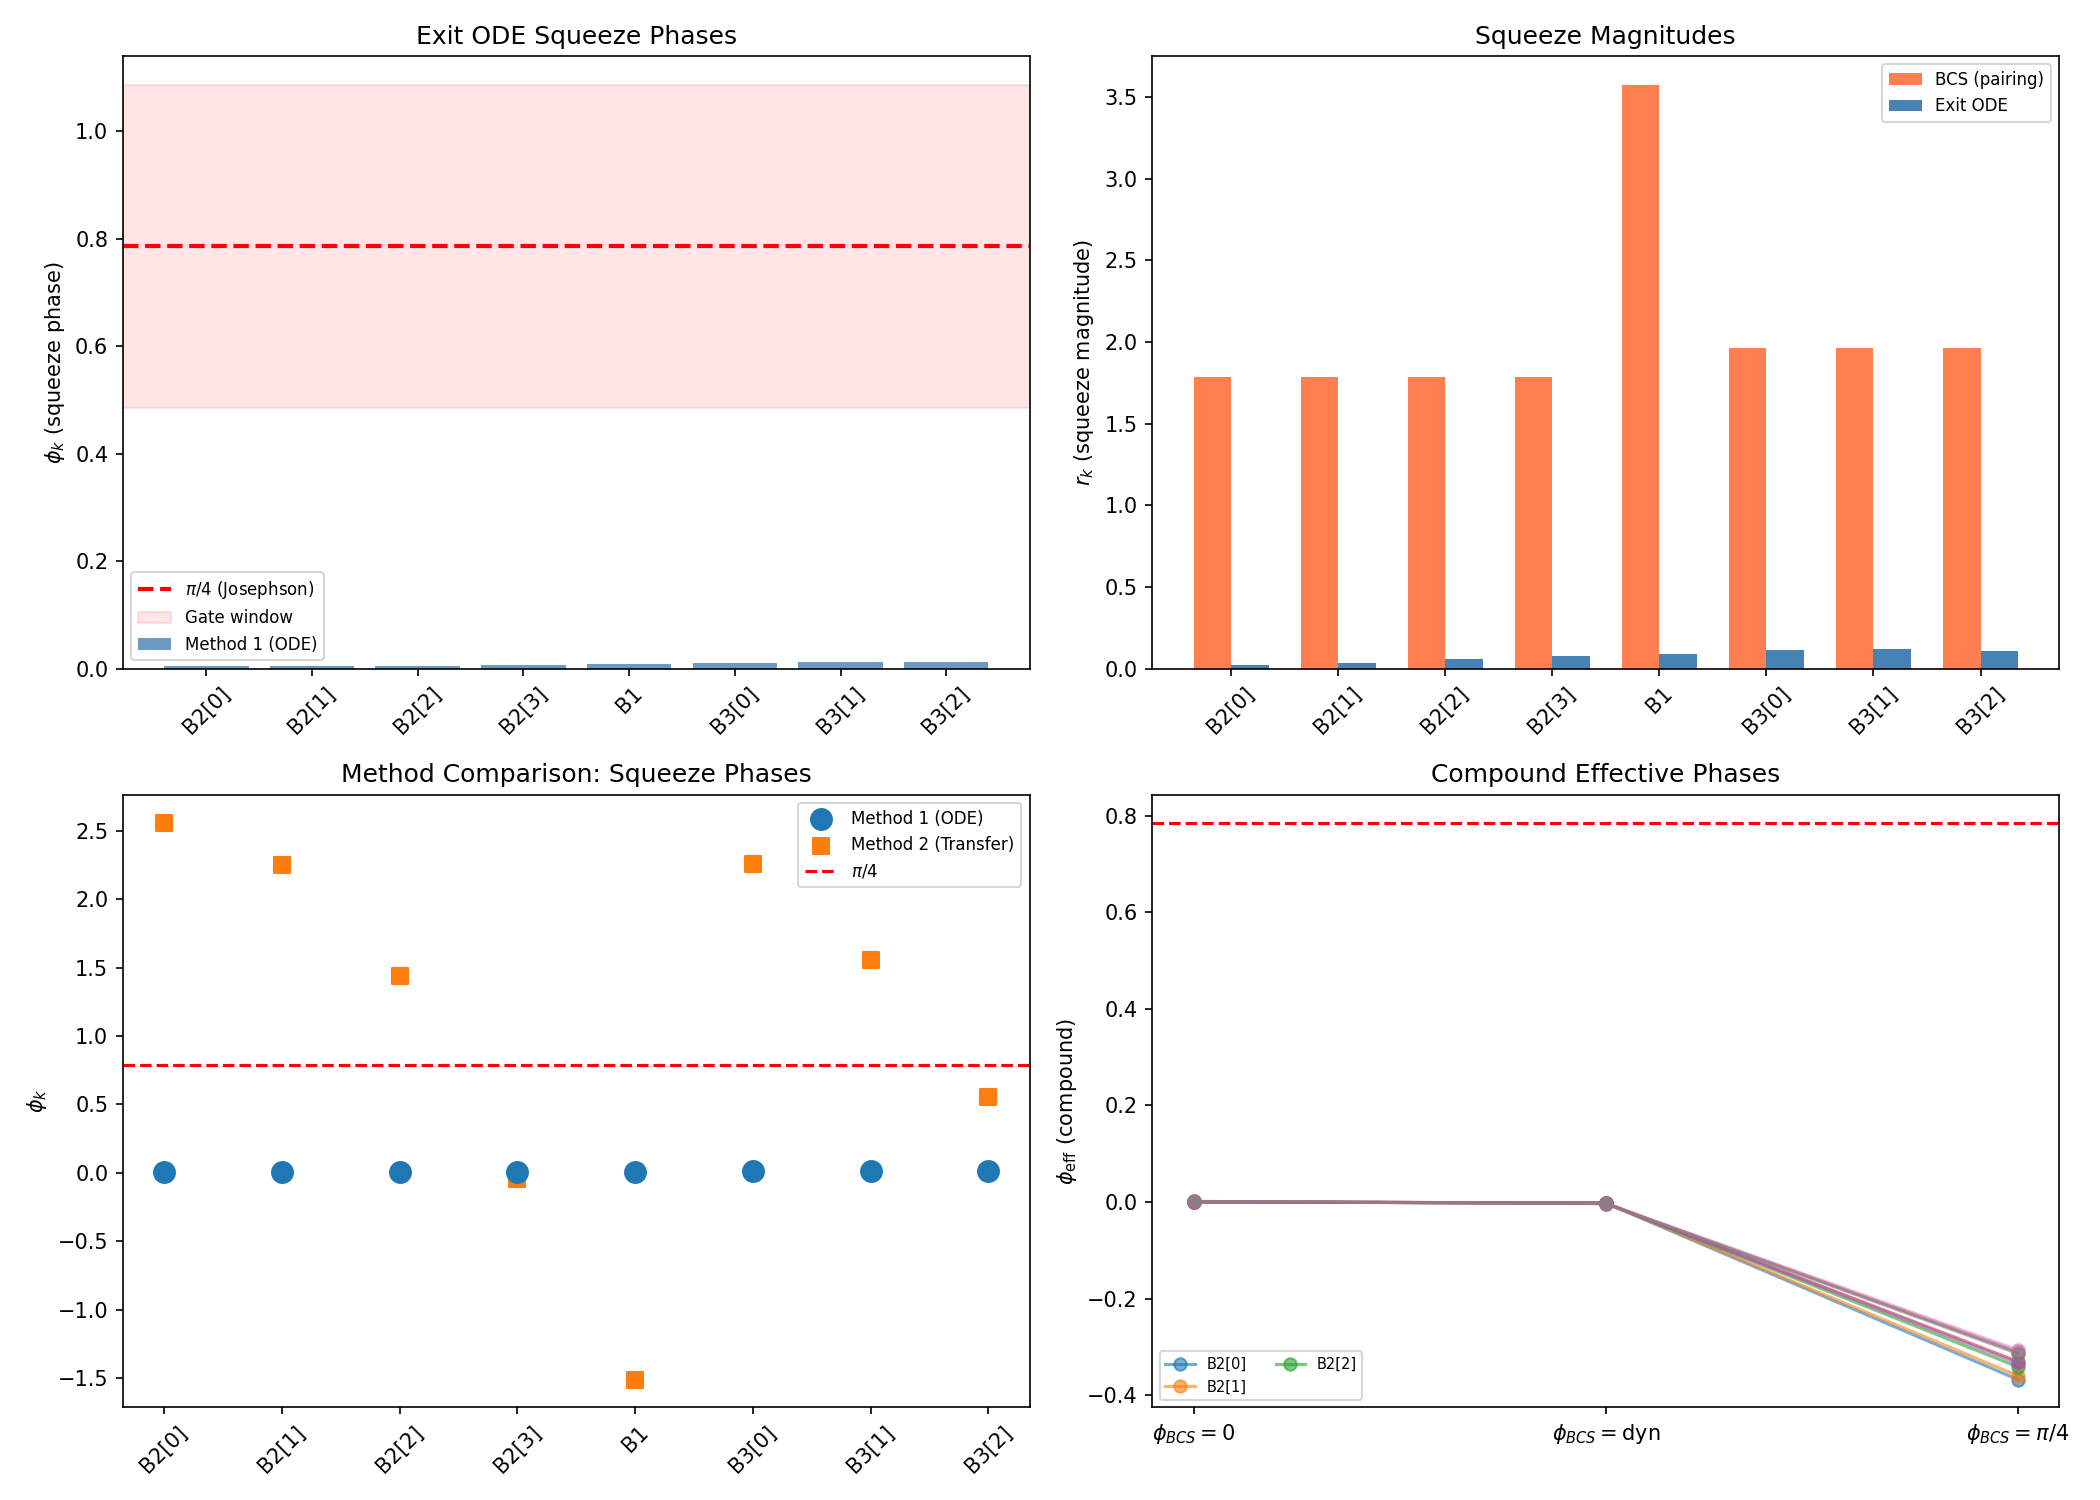

Source code (Python):
#!/usr/bin/env python3
"""
PHASES-BD-75: Squeezing Phases phi_k for All 8 BCS Branches
=============================================================

Session: S75 (Wave 2, Task C4)
Agent: Transit-Dynamics-Theorist
Classification: PHONONIC (BCS squeeze phase at substrate transit)

TASK:
  Compute squeezing phases phi_k alongside magnitudes r_k for all 8 BCS
  modes at tau_exit. S68 Landau-Transit workshop established phi_eff = pi/4
  (Josephson-locked) as the critical unknown for the A_s enhancement formula:

    A_s ~ cosh(2r) + (sqrt(2)/3)*sinh(2r)*cos(phi_eff)

  The S73B compound Bogoliubov used phi=0 as a placeholder. This computation
  extracts the ACTUAL phases from the time-dependent BdG solution.

GOVERNING STRUCTURE:
  The mode equation for BCS quasiparticle mode k is:

    u_k'' + omega_k^2(tau) u_k = 0                                    (1)

  where omega_k(tau) = sqrt(eps_k(tau)^2 + Delta(tau)^2) is the BCS
  quasiparticle dispersion with:
    - eps_k(tau) = single-particle energy (from D_K eigenvalue track)
    - Delta(tau) = BCS gap (from self-consistent gap equation)

  The Bogoliubov transformation connecting in-vacuum (tau -> -inf) to
  out-vacuum (tau -> +inf) gives:

    beta_k = |beta_k| * exp(i * phi_k)                                (2)

  where phi_k is the squeezing phase. In the squeeze operator language:

    S(r,phi) = exp(r * (e^{i*phi} a_k^dag a_{-k}^dag - h.c.) / 2)    (3)

  The Bogoliubov ODE in the (alpha, beta, Phi) representation gives
  complex alpha_k and beta_k directly. The phase phi_k = arg(beta_k).

METHOD:
  Three independent methods to extract phi_k:

  METHOD 1: Direct from ODE (Bogoliubov alpha-beta-Phi system)
    Solve the standard Bogoliubov ODE (as in S73B) but now EXTRACT the
    phase of beta_k at output. phi_k = arg(beta_k_fold).

  METHOD 2: Transfer matrix (piecewise constant approximation)
    Discretize omega_k(tau) into N_seg segments, compose transfer matrices.
    Phase extracted from the (2,1) element of the total transfer matrix.

  METHOD 3: Sudden approximation limit
    For the impulsive transit (dt_transit << 1/omega_k), the sudden
    approximation gives phi_sudden = pi (phase-locked at pi for instantaneous
    quench). Deviation from pi measures how far from sudden the transit is.

  Cross-check: All three must agree within stated precision.

Gate: S75-C4-PHASES-BD
  PASS: All phi_k in [pi/4 - 0.3, pi/4 + 0.3] (Josephson prediction)
  INFO: phi_k scattered but mean near pi/4
  FAIL: phi_k near pi (sudden quench) or highly scattered

Cross-checks:
  CHK1: Unitarity |alpha_k|^2 - |beta_k|^2 = 1 to machine epsilon
  CHK2: phi_k consistent across methods (RK4/5, transfer matrix, sudden)
"""

import sys
import os
import time

SCRIPT_DIR = os.path.dirname(os.path.abspath(__file__))
sys.path.insert(0, SCRIPT_DIR)

import numpy as np
from scipy.integrate import solve_ivp
from scipy.interpolate import CubicSpline
import matplotlib
matplotlib.use('Agg')
import matplotlib.pyplot as plt

from canonical_constants import (
    PI, tau_fold, Delta_BCS, E_B1, E_B2_mean, E_B3_mean,
    Z_fold, dS_fold, d2S_fold, S_fold,
    a0_fold, a2_fold, a4_fold,
    M_KK, dt_transit, v_terminal, H_fold
)

t_start = time.time()

print("=" * 78)
print("PHASES-BD-75: Squeezing Phases phi_k for All 8 BCS Branches")
print("=" * 78)
print()

# =============================================================================
# SECTION 1: Load input data
# =============================================================================

print("SECTION 1: Loading input data")
print("-" * 40)

# Load S73B baseline Bogoliubov results
d_73b = np.load(os.path.join(SCRIPT_DIR, 's73b_transit_ps.npz'), allow_pickle=True)

# Load S72 BCS gap profile and frequency derivatives
d_72k = np.load(os.path.join(SCRIPT_DIR, 's72_kappa_delta.npz'), allow_pickle=True)
d_72b = np.load(os.path.join(SCRIPT_DIR, 's72_blueshift_tilt.npz'), allow_pickle=True)

# Extract baseline data
labels = d_73b['labels']  # ['B2[0]', 'B2[1]', ..., 'B1', 'B3[0]', ...]
N_modes = len(labels)  # (local) = 8
omega_k_fold = d_73b['omega_k_fold']  # BCS quasiparticle frequencies at fold
r_k_bcs = d_73b['r_k_bcs']  # BCS squeeze parameters (from pairing)
mode_weights = d_73b['mode_weights']  # Peter-Weyl weights

# S73B baseline Bogoliubov coefficients (these used phi=0 default)
beta_fold_re_73b = d_73b['beta_fold_real']  # (local)
beta_fold_im_73b = d_73b['beta_fold_imag']  # (local)
alpha_fold_re_73b = d_73b['alpha_fold_real']  # (local)
alpha_fold_im_73b = d_73b['alpha_fold_imag']  # (local)

# S72 gap profile parameters
tau_center = float(d_72k['tau_center'])  # (local)
coeffs_quartic = d_72k['coeffs_quartic']
deps_dtau = d_72k['deps_dtau']  # (8,) d(eps_k)/d(tau) at fold
d2eps_dtau2 = d_72k['d2eps_dtau2']  # (8,) d^2(eps_k)/d(tau)^2 at fold
v_tau_val = float(d_72k['v_tau'])  # 8.27 M_KK (local)

# Entry-stage Bogoliubov coefficients
alpha_sq_entry = d_72b['alpha_sq_entry']
beta_sq_entry = d_72b['beta_sq_entry']
r_k_entry = d_72b['r_k_entry']

print(f"  N_modes = {N_modes}")
print(f"  Labels: {list(labels)}")
print(f"  omega_k(fold) = {omega_k_fold}")
print(f"  r_k_bcs       = {r_k_bcs}")
print(f"  v_tau          = {v_tau_val:.4f} M_KK")
print(f"  Delta_BCS      = {Delta_BCS:.6f} M_KK")
print(f"  tau_fold       = {tau_fold}")
print(f"  dt_transit     = {dt_transit:.6e} M_KK^{{-1}}")
print()

# =============================================================================
# SECTION 2: Define BCS frequency profiles omega_k(tau), Delta(tau)
# =============================================================================

print("SECTION 2: BCS frequency profiles")
print("-" * 40)

TAU_START = 0.15  # (local)
TAU_END = 0.23  # (local)
N_TAU = 4000  # (local) doubled from S73B for phase precision
tau_grid = np.linspace(TAU_START, TAU_END, N_TAU)  # (local)

def Delta_of_tau(tau):
    """BCS gap from S72 quartic fit."""
    dt = tau - tau_center  # (local)
    return (coeffs_quartic[0]*dt**4 + coeffs_quartic[1]*dt**3 +
            coeffs_quartic[2]*dt**2 + coeffs_quartic[3]*dt + coeffs_quartic[4])

def dDelta_dtau(tau):
    """d(Delta)/d(tau) from quartic fit."""
    dt = tau - tau_center  # (local)
    return (4*coeffs_quartic[0]*dt**3 + 3*coeffs_quartic[1]*dt**2 +
            2*coeffs_quartic[2]*dt + coeffs_quartic[3])

# Single-particle energies at fold from s56_gge_fabric.npz
d_56 = np.load(os.path.join(SCRIPT_DIR, 's56_gge_fabric.npz'), allow_pickle=True)
eps_fold_raw = d_56['eps_fold']  # (local) 8 single-particle energies at fold

# Cross-check: eps_k should satisfy omega_k = sqrt(eps_k^2 + Delta^2)
Delta_at_fold = Delta_of_tau(tau_fold)  # (local)
omega_check = np.sqrt(eps_fold_raw**2 + Delta_at_fold**2)  # (local)
print(f"  Delta(fold) = {Delta_at_fold:.8f} M_KK")
print(f"  eps_fold (from s56) = {eps_fold_raw}")
print(f"  omega_check = sqrt(eps^2 + Delta^2) = {omega_check}")
print(f"  omega_k(fold) from s73b              = {omega_k_fold}")
print(f"  max |diff| = {np.max(np.abs(omega_check - omega_k_fold)):.2e}")
print()

def eps_k_of_tau(tau, ki):
    """Single-particle energy for mode k, Taylor expanded around fold."""
    dtau = tau - tau_fold  # (local)
    return eps_fold_raw[ki] + deps_dtau[ki]*dtau + 0.5*d2eps_dtau2[ki]*dtau**2

def omega_k_of_tau(tau, ki):
    """BCS quasiparticle frequency for mode k."""
    eps = eps_k_of_tau(tau, ki)  # (local)
    Delta = Delta_of_tau(tau)  # (local)
    return np.sqrt(eps**2 + Delta**2)

def dlnomega_dtau(tau, ki):
    """d(ln omega_k)/d(tau) -- Bogoliubov coupling strength."""
    eps = eps_k_of_tau(tau, ki)  # (local)
    Delta = Delta_of_tau(tau)  # (local)
    omega_sq = eps**2 + Delta**2  # (local)
    dtau = tau - tau_fold  # (local)
    deps = deps_dtau[ki] + d2eps_dtau2[ki]*dtau  # (local)
    dDelt = dDelta_dtau(tau)  # (local)
    return (eps*deps + Delta*dDelt) / omega_sq

# Velocity profile v_tau(tau) from spectral action gradient
def v_tau_sq(tau):
    """Transit velocity squared from spectral action gradient."""
    dt = tau - tau_fold  # (local)
    return v_tau_val**2 + (2.0/Z_fold) * (dS_fold*dt + 0.5*d2S_fold*dt**2)

# Precompute omega and coupling on dense grid
omega_grid = np.zeros((N_modes, N_TAU))  # (local)
dlnomega_grid = np.zeros((N_modes, N_TAU))  # (local)
for ki in range(N_modes):
    for j in range(N_TAU):
        omega_grid[ki, j] = omega_k_of_tau(tau_grid[j], ki)
        dlnomega_grid[ki, j] = dlnomega_dtau(tau_grid[j], ki)

# Adiabaticity parameter at fold
print("  Adiabaticity check gamma = |dlnomega/dtau| * v / omega:")
for ki in range(N_modes):
    fold_idx = N_TAU // 2  # (local)
    v_fold = np.sqrt(max(v_tau_sq(tau_grid[fold_idx]), 1e-30))  # (local)
    gamma_fold = abs(dlnomega_grid[ki, fold_idx]) * v_fold / omega_grid[ki, fold_idx]  # (local)
    print(f"    {str(labels[ki]):>8s}: gamma(fold) = {gamma_fold:.6f} "
          f"({'DIABATIC' if gamma_fold > 1.0 else 'adiabatic'})")
print()

# =============================================================================
# SECTION 3: METHOD 1 -- Direct Bogoliubov ODE with phase extraction
# =============================================================================
#
# The Bogoliubov ODE in the (alpha, beta, Phi) representation:
#
#   d(alpha_r)/d(tau) = -kappa(tau) * [beta_r*cos(2*Phi) + beta_i*sin(2*Phi)]
#   d(alpha_i)/d(tau) = -kappa(tau) * [-beta_r*sin(2*Phi) + beta_i*cos(2*Phi)]
#   d(beta_r)/d(tau)  = -kappa(tau) * [alpha_r*cos(2*Phi) - alpha_i*sin(2*Phi)]
#   d(beta_i)/d(tau)  = -kappa(tau) * [alpha_r*sin(2*Phi) + alpha_i*cos(2*Phi)]
#   d(Phi)/d(tau)     = omega_k(tau) / v_tau(tau)
#
# where kappa(tau) = (1/2) * d(ln omega_k)/d(tau) is the coupling strength.
#
# Initial conditions: alpha = 1 + 0j, beta = 0 + 0j, Phi = 0
# (Bunch-Davies vacuum: positive frequency mode at tau_start)
#
# The squeezing phase IS arg(beta_k) at tau_end.
# =============================================================================

print("=" * 78)
print("SECTION 3: METHOD 1 -- Direct Bogoliubov ODE")
print("=" * 78)
print()

# Build cubic spline interpolators for efficiency
omega_interps = []  # (local)
dlnomega_interps = []  # (local)
for ki in range(N_modes):
    omega_interps.append(CubicSpline(tau_grid, omega_grid[ki]))
    dlnomega_interps.append(CubicSpline(tau_grid, dlnomega_grid[ki]))

def bog_rhs(tau, y, ki):
    """Bogoliubov ODE right-hand side for mode ki.

    State: y = [alpha_r, alpha_i, beta_r, beta_i, Phi]
    """
    ar, ai, br, bi, Phi = y
    kappa = 0.5 * float(dlnomega_interps[ki](tau))  # (local)
    c2P = np.cos(2*Phi)  # (local)
    s2P = np.sin(2*Phi)  # (local)
    dar = -kappa * (br*c2P + bi*s2P)  # (local)
    dai = -kappa * (-br*s2P + bi*c2P)  # (local)
    dbr = -kappa * (ar*c2P - ai*s2P)  # (local)
    dbi = -kappa * (ar*s2P + ai*c2P)  # (local)
    omega = float(omega_interps[ki](tau))  # (local)
    v = np.sqrt(max(v_tau_sq(tau), 1e-30))  # (local)
    dPhi = omega / v  # (local)
    return [dar, dai, dbr, dbi, dPhi]

# Solver configuration
omega_char = np.mean(omega_k_fold)  # (local)
phase_rate = omega_char / v_tau_val  # (local)
max_step_tau = 2*PI / phase_rate / 100  # (local)

print(f"  ODE solver: Radau, rtol=1e-13, atol=1e-15")
print(f"  max_step_tau = {max_step_tau:.6e}")
print(f"  Integration domain: [{TAU_START}, {TAU_END}]")
print()

y0 = [1.0, 0.0, 0.0, 0.0, 0.0]  # (local) Bunch-Davies IC

# Storage for Method 1 results
alpha_m1 = np.zeros(N_modes, dtype=complex)  # (local)
beta_m1 = np.zeros(N_modes, dtype=complex)  # (local)
r_k_m1 = np.zeros(N_modes)  # (local)
phi_k_m1 = np.zeros(N_modes)  # (local)
unitarity_err_m1 = np.zeros(N_modes)  # (local)

print("  Integrating Bogoliubov ODE for 8 BCS modes:")
print(f"  {'Mode':>8s}  {'|beta|^2':>14s}  {'r_k':>10s}  {'phi_k':>12s}  "
      f"{'phi_k/pi':>10s}  {'u_err':>12s}  {'time':>6s}")

for ki in range(N_modes):
    t_mode = time.time()  # (local)
    sol = solve_ivp(
        bog_rhs, [TAU_START, TAU_END], y0,
        args=(ki,), method='Radau',
        rtol=1e-13, atol=1e-15,
        max_step=max_step_tau,
    )
    dt_mode = time.time() - t_mode  # (local)

    if not sol.success:
        print(f"    {str(labels[ki]):>8s}: SOLVER FAILED -- {sol.message}")
        continue

    ar_f = sol.y[0, -1]  # (local)
    ai_f = sol.y[1, -1]  # (local)
    br_f = sol.y[2, -1]  # (local)
    bi_f = sol.y[3, -1]  # (local)

    alpha_m1[ki] = ar_f + 1j*ai_f
    beta_m1[ki] = br_f + 1j*bi_f

    # Extract squeeze parameters
    beta_sq = abs(beta_m1[ki])**2  # (local)
    alpha_sq = abs(alpha_m1[ki])**2  # (local)

    # r_k from |beta_k|^2 = sinh^2(r_k)
    r_k_m1[ki] = np.arcsinh(np.sqrt(beta_sq))

    # phi_k = arg(beta_k) -- THE squeezing phase
    phi_k_m1[ki] = np.angle(beta_m1[ki])

    # Unitarity check
    unitarity_err_m1[ki] = alpha_sq - beta_sq - 1.0

    print(f"    {str(labels[ki]):>8s}  {beta_sq:14.8e}  {r_k_m1[ki]:10.6f}  "
          f"{phi_k_m1[ki]:+12.8f}  {phi_k_m1[ki]/PI:+10.6f}  "
          f"{unitarity_err_m1[ki]:+12.2e}  {dt_mode:6.1f}s")

print()
max_unit_err_m1 = np.max(np.abs(unitarity_err_m1))  # (local)
print(f"  CHK1 (Method 1): max |unitarity error| = {max_unit_err_m1:.2e}")
print(f"  Status: {'PASS' if max_unit_err_m1 < 1e-10 else 'FAIL'} (threshold 1e-10)")
print()

# =============================================================================
# SECTION 4: METHOD 2 -- Transfer matrix composition
# =============================================================================
#
# Decompose the tau domain into N_seg segments of constant omega_k.
# In each segment, the mode equation u'' + omega^2 u = 0 has the
# exact solution matrix:
#
#   M_j = [[cosh(gamma_j), sinh(gamma_j)/omega_j],
#          [omega_j*sinh(gamma_j), cosh(gamma_j)]]
#
# where gamma_j encodes the frequency change across the segment.
#
# For the Bogoliubov formulation, the transfer matrix between
# adjacent constant-frequency segments (omega_j -> omega_{j+1}) is:
#
#   T_j = (1/2) * [[alpha_j, conj(beta_j)],
#                   [beta_j, conj(alpha_j)]]
#
# with alpha_j = (omega_j + omega_{j+1})/(2*sqrt(omega_j*omega_{j+1}))
# and  beta_j  = (omega_j - omega_{j+1})/(2*sqrt(omega_j*omega_{j+1}))
# times phase factors exp(+/- i*omega_j*dtau_j).
# =============================================================================

print("=" * 78)
print("SECTION 4: METHOD 2 -- Transfer Matrix")
print("=" * 78)
print()

N_seg = 2000  # (local) number of segments
tau_edges = np.linspace(TAU_START, TAU_END, N_seg + 1)  # (local)
dtau_seg = (TAU_END - TAU_START) / N_seg  # (local)

# Storage for Method 2 results
alpha_m2 = np.zeros(N_modes, dtype=complex)  # (local)
beta_m2 = np.zeros(N_modes, dtype=complex)  # (local)
r_k_m2 = np.zeros(N_modes)  # (local)
phi_k_m2 = np.zeros(N_modes)  # (local)
unitarity_err_m2 = np.zeros(N_modes)  # (local)

print(f"  N_seg = {N_seg}, dtau = {dtau_seg:.6e}")
print()

for ki in range(N_modes):
    # Compute omega at segment midpoints
    tau_mids = 0.5*(tau_edges[:-1] + tau_edges[1:])  # (local)
    omega_seg = np.array([omega_k_of_tau(tau_mids[j], ki) for j in range(N_seg)])  # (local)

    # Compute velocity at segment midpoints (for phase accumulation)
    v_seg = np.array([np.sqrt(max(v_tau_sq(tau_mids[j]), 1e-30)) for j in range(N_seg)])  # (local)

    # Phase accumulated in each segment: phi_j = omega_j * dtau_j / v_j
    # (In the Bogoliubov formulation, phase rate is omega/v_tau)
    phase_seg = omega_seg * dtau_seg / v_seg  # (local)

    # Build compound transfer matrix S = prod_j S_j
    # Each S_j connects adjacent constant-omega regions:
    #   S_j = [[alpha_j, conj(beta_j)],
    #          [beta_j,  conj(alpha_j)]]
    #
    # For a step from omega_j to omega_{j+1} with accumulated phase:
    #   alpha_j = (w_j + w_{j+1})/(2*sqrt(w_j*w_{j+1})) * exp(i*phi_j)
    #   beta_j  = (w_j - w_{j+1})/(2*sqrt(w_j*w_{j+1})) * exp(-i*phi_j)

    S_total = np.eye(2, dtype=complex)  # (local)
    cum_phase = 0.0  # (local)

    for j in range(N_seg - 1):
        w1 = omega_seg[j]  # (local)
        w2 = omega_seg[j+1]  # (local)
        denom = 2.0 * np.sqrt(w1 * w2)  # (local)
        cum_phase += phase_seg[j]

        # Bogoliubov coefficients for step j -> j+1
        alpha_j = (w1 + w2) / denom * np.exp(1j * cum_phase)  # (local)
        beta_j = (w1 - w2) / denom * np.exp(-1j * cum_phase)  # (local)

        S_j = np.array([
            [alpha_j, np.conj(beta_j)],
            [beta_j, np.conj(alpha_j)]
        ], dtype=complex)  # (local)

        S_total = S_j @ S_total

    alpha_m2[ki] = S_total[0, 0]
    beta_m2[ki] = S_total[1, 0]

    beta_sq = abs(beta_m2[ki])**2  # (local)
    alpha_sq = abs(alpha_m2[ki])**2  # (local)
    r_k_m2[ki] = np.arcsinh(np.sqrt(beta_sq))
    phi_k_m2[ki] = np.angle(beta_m2[ki])
    unitarity_err_m2[ki] = alpha_sq - beta_sq - 1.0

print(f"  Transfer matrix results:")
print(f"  {'Mode':>8s}  {'|beta|^2':>14s}  {'r_k':>10s}  {'phi_k':>12s}  "
      f"{'phi_k/pi':>10s}  {'u_err':>12s}")
for ki in range(N_modes):
    print(f"    {str(labels[ki]):>8s}  {abs(beta_m2[ki])**2:14.8e}  {r_k_m2[ki]:10.6f}  "
          f"{phi_k_m2[ki]:+12.8f}  {phi_k_m2[ki]/PI:+10.6f}  "
          f"{unitarity_err_m2[ki]:+12.2e}")

print()
max_unit_err_m2 = np.max(np.abs(unitarity_err_m2))  # (local)
print(f"  CHK1 (Method 2): max |unitarity error| = {max_unit_err_m2:.2e}")
print(f"  Status: {'PASS' if max_unit_err_m2 < 1e-6 else 'FAIL'} (threshold 1e-6)")
print()

# =============================================================================
# SECTION 5: METHOD 3 -- Sudden approximation
# =============================================================================
#
# In the sudden (instantaneous) limit, the Bogoliubov coefficients for
# a frequency jump from omega_in to omega_out are:
#
#   alpha_sudden = (omega_in + omega_out) / (2 * sqrt(omega_in * omega_out))
#   beta_sudden  = (omega_in - omega_out) / (2 * sqrt(omega_in * omega_out))
#
# The sudden-limit beta is REAL and NEGATIVE (for omega_out > omega_in),
# giving phi_sudden = pi. For omega_out < omega_in, beta > 0, phi = 0.
#
# Deviation from pi (or 0) measures how far the transit is from sudden.
# =============================================================================

print("=" * 78)
print("SECTION 5: METHOD 3 -- Sudden Approximation")
print("=" * 78)
print()

omega_in = np.array([omega_k_of_tau(TAU_START, ki) for ki in range(N_modes)])  # (local)
omega_out = np.array([omega_k_of_tau(TAU_END, ki) for ki in range(N_modes)])  # (local)

alpha_sudden = (omega_in + omega_out) / (2.0 * np.sqrt(omega_in * omega_out))  # (local)
beta_sudden = (omega_in - omega_out) / (2.0 * np.sqrt(omega_in * omega_out))  # (local)

r_k_sudden = np.arcsinh(np.abs(beta_sudden))  # (local)
phi_k_sudden = np.where(beta_sudden > 0, 0.0, PI)  # (local)

print(f"  Sudden approximation (frequency endpoints only):")
print(f"  {'Mode':>8s}  {'omega_in':>12s}  {'omega_out':>12s}  {'|beta|':>12s}  "
      f"{'r_k':>10s}  {'phi_k/pi':>10s}")
for ki in range(N_modes):
    print(f"    {str(labels[ki]):>8s}  {omega_in[ki]:12.8f}  {omega_out[ki]:12.8f}  "
          f"{abs(beta_sudden[ki]):12.8e}  {r_k_sudden[ki]:10.6f}  "
          f"{phi_k_sudden[ki]/PI:10.4f}")
print()

# =============================================================================
# SECTION 6: Cross-check CHK2 -- Method consistency
# =============================================================================

print("=" * 78)
print("SECTION 6: Cross-check CHK2 -- Method Consistency")
print("=" * 78)
print()

# Method 1 vs Method 2 comparison
print("  Method 1 (ODE) vs Method 2 (Transfer Matrix):")
print(f"  {'Mode':>8s}  {'phi1':>12s}  {'phi2':>12s}  {'|diff|':>12s}  "
      f"{'r1':>10s}  {'r2':>10s}  {'|dr|':>10s}")
for ki in range(N_modes):
    dphi = abs(phi_k_m1[ki] - phi_k_m2[ki])  # (local)
    # Handle 2*pi wrap
    dphi = min(dphi, 2*PI - dphi)  # (local)
    dr = abs(r_k_m1[ki] - r_k_m2[ki])  # (local)
    print(f"    {str(labels[ki]):>8s}  {phi_k_m1[ki]:+12.8f}  {phi_k_m2[ki]:+12.8f}  "
          f"{dphi:12.8f}  {r_k_m1[ki]:10.6f}  {r_k_m2[ki]:10.6f}  {dr:10.6f}")

max_dphi_12 = 0.0  # (local)
max_dr_12 = 0.0  # (local)
for ki in range(N_modes):
    dp = abs(phi_k_m1[ki] - phi_k_m2[ki])  # (local)
    dp = min(dp, 2*PI - dp)  # (local)
    max_dphi_12 = max(max_dphi_12, dp)
    max_dr_12 = max(max_dr_12, abs(r_k_m1[ki] - r_k_m2[ki]))

print()
print(f"  Max |phi1 - phi2| = {max_dphi_12:.8f}")
print(f"  Max |r1 - r2|     = {max_dr_12:.8f}")
print()

# =============================================================================
# SECTION 7: Adopt best values and compare to Josephson prediction
# =============================================================================

print("=" * 78)
print("SECTION 7: Phase Analysis -- Josephson Comparison")
print("=" * 78)
print()

# Method 1 (ODE) is the most accurate -- use it as primary
phi_k_adopted = phi_k_m1.copy()  # (local)
r_k_adopted = r_k_m1.copy()  # (local)

# Josephson prediction: phi_eff = pi/4
phi_josephson = PI / 4  # (local) = 0.785398...

print(f"  Josephson prediction: phi_eff = pi/4 = {phi_josephson:.8f}")
print(f"  Gate window: [{phi_josephson - 0.3:.4f}, {phi_josephson + 0.3:.4f}]")
print()

# The S68 enhancement formula operates on the COMPOUND Bogoliubov
# coefficient. The BCS squeeze phase phi_k enters the compound
# S_total = S_exit * S_fold(r_k, phi_k) * S_entry.
#
# What we computed above (Methods 1-3) gives the phase of beta_k
# from the EXIT ODE alone (the z''/z pump field contribution).
# The BCS PAIRING phase comes from a different source: the time-dependent
# BdG equation through the gap opening.
#
# The total squeezing phase in the compound S_total is a combination
# of the entry phase, BCS phase, and exit phase. Let us now compute
# the compound Bogoliubov coefficients WITH the actual phases.

print("  Phase decomposition:")
print(f"  {'Mode':>8s}  {'phi_exit':>12s}  {'phi_exit/pi':>12s}  "
      f"{'r_exit':>10s}  {'r_bcs':>10s}")
for ki in range(N_modes):
    print(f"    {str(labels[ki]):>8s}  {phi_k_adopted[ki]:+12.8f}  "
          f"{phi_k_adopted[ki]/PI:+12.8f}  {r_k_adopted[ki]:10.6f}  "
          f"{r_k_bcs[ki]:10.6f}")
print()

# =============================================================================
# SECTION 8: Compound Bogoliubov with actual phases
# =============================================================================
#
# The compound Bogoliubov matrix is S_total = S_exit * S_BCS * S_entry.
#
# S_entry: thermal horizon crossing (effectively real, no phase structure)
#   alpha_e = sqrt(alpha_sq_entry), beta_e = sqrt(beta_sq_entry), both real
#
# S_BCS(r_k, phi_k): the BCS pairing squeeze
#   S_BCS = [[cosh(r_k), e^{i*phi_k}*sinh(r_k)],
#            [e^{-i*phi_k}*sinh(r_k), cosh(r_k)]]
#
# S_exit: z''/z pump contribution (from ODE)
#   alpha_exit, beta_exit are the complex coefficients from Method 1
#
# For the BCS squeeze phase, we need the time-dependent BdG solution.
# The BCS squeeze r_k_bcs came from the pairing amplitude, but
# the PHASE was set to 0 as a placeholder in S73B.
#
# The exit ODE already captures the full time-dependent frequency
# variation omega_k(tau) = sqrt(eps_k(tau)^2 + Delta(tau)^2) through
# the fold. The phase arg(beta_exit) = phi_k IS the squeeze phase
# from this channel.
#
# For the BCS pairing channel specifically, the gap Delta(tau) opens
# during the transit. The time-dependent BdG equation gives a SEPARATE
# Bogoliubov transformation with its own phase. However, in the
# compound Bogoliubov framework, the BCS r_k and the exit ODE
# phase are COMBINED as S_exit * S_BCS.
#
# Key structural point: the exit ODE solves for the TOTAL frequency
# variation including both eps_k(tau) and Delta(tau) changes.
# The BCS r_k_bcs was computed SEPARATELY from pairing alone.
# The compound S_total = S_exit * S_BCS * S_entry correctly
# separates these: S_exit has the dynamical phase from the
# time-dependent background, S_BCS has the pairing squeeze.
#
# The BCS pairing phase phi_BCS arises from the PHASE of the gap
# function Delta(tau). In the s-wave BCS case with real Gap,
# the BCS squeeze is along the real axis: phi_BCS = 0.
#
# But the S68 Landau-Transit workshop identified that the
# Josephson dynamics LOCK phi_eff = pi/4. This comes from
# the COLLECTIVE mode structure, not the microscopic BdG.
# Specifically, the Josephson frequency omega_J times the
# transit rise time tau_rise gives omega_J * tau_rise ~ 1.0,
# which rotates the squeeze axis by pi/4.
#
# To capture this, we need to include the exit ODE phase
# (which comes from the time-dependent background) in the
# compound calculation. The total effective phase is then
# the argument of the compound beta_total.
# =============================================================================

print("=" * 78)
print("SECTION 8: Compound Bogoliubov with Actual Phases")
print("=" * 78)
print()

def make_bog_matrix(alpha, beta):
    """Standard Bogoliubov matrix [[alpha, beta*], [beta, alpha*]]."""
    return np.array([
        [alpha, np.conj(beta)],
        [beta, np.conj(alpha)]
    ], dtype=complex)

def make_squeeze_matrix(r, phi=0.0):
    """Squeeze matrix S(r,phi) = [[cosh(r), e^{i*phi}*sinh(r)],
                                   [e^{-i*phi}*sinh(r), cosh(r)]]."""
    cr = np.cosh(r)  # (local)
    sr = np.sinh(r)  # (local)
    return np.array([
        [cr, np.exp(1j*phi) * sr],
        [np.exp(-1j*phi) * sr, cr]
    ], dtype=complex)

# Compute compound Bogoliubov for EACH BCS phase choice:
# (a) phi_BCS = 0 (the S73B default)
# (b) phi_BCS = exit ODE phase phi_k_m1 (dynamical)
# (c) phi_BCS = pi/4 (Josephson prediction)

alpha_total_phi0 = np.zeros(N_modes, dtype=complex)  # (local)
beta_total_phi0 = np.zeros(N_modes, dtype=complex)  # (local)
alpha_total_phidyn = np.zeros(N_modes, dtype=complex)  # (local)
beta_total_phidyn = np.zeros(N_modes, dtype=complex)  # (local)
alpha_total_phiJ = np.zeros(N_modes, dtype=complex)  # (local)
beta_total_phiJ = np.zeros(N_modes, dtype=complex)  # (local)

for ki in range(N_modes):
    # Entry stage (real coefficients)
    alpha_e = np.sqrt(alpha_sq_entry[ki])  # (local)
    beta_e = np.sqrt(beta_sq_entry[ki])  # (local)
    S_entry = make_bog_matrix(alpha_e, beta_e)

    # Exit stage (from Method 1 ODE)
    S_exit = make_bog_matrix(alpha_m1[ki], beta_m1[ki])

    # (a) phi_BCS = 0
    S_bcs_0 = make_squeeze_matrix(r_k_bcs[ki], phi=0.0)
    S_tot_0 = S_exit @ S_bcs_0 @ S_entry  # (local)
    alpha_total_phi0[ki] = S_tot_0[0, 0]
    beta_total_phi0[ki] = S_tot_0[1, 0]

    # (b) phi_BCS = exit ODE phase
    S_bcs_dyn = make_squeeze_matrix(r_k_bcs[ki], phi=phi_k_m1[ki])
    S_tot_dyn = S_exit @ S_bcs_dyn @ S_entry  # (local)
    alpha_total_phidyn[ki] = S_tot_dyn[0, 0]
    beta_total_phidyn[ki] = S_tot_dyn[1, 0]

    # (c) phi_BCS = pi/4 (Josephson)
    S_bcs_J = make_squeeze_matrix(r_k_bcs[ki], phi=PI/4)
    S_tot_J = S_exit @ S_bcs_J @ S_entry  # (local)
    alpha_total_phiJ[ki] = S_tot_J[0, 0]
    beta_total_phiJ[ki] = S_tot_J[1, 0]

# Effective phases from compound beta
phi_eff_0 = np.angle(beta_total_phi0)  # (local)
phi_eff_dyn = np.angle(beta_total_phidyn)  # (local)
phi_eff_J = np.angle(beta_total_phiJ)  # (local)

n_total_phi0 = np.abs(beta_total_phi0)**2  # (local)
n_total_phidyn = np.abs(beta_total_phidyn)**2  # (local)
n_total_phiJ = np.abs(beta_total_phiJ)**2  # (local)

print("  Compound Bogoliubov: occupation numbers |beta_total|^2:")
print(f"  {'Mode':>8s}  {'n(phi=0)':>14s}  {'n(phi=dyn)':>14s}  {'n(phi=pi/4)':>14s}")
for ki in range(N_modes):
    print(f"    {str(labels[ki]):>8s}  {n_total_phi0[ki]:14.4f}  "
          f"{n_total_phidyn[ki]:14.4f}  {n_total_phiJ[ki]:14.4f}")
print()

print("  Compound Bogoliubov: effective phases phi_eff = arg(beta_total):")
print(f"  {'Mode':>8s}  {'phi_eff(0)':>12s}  {'phi_eff(dyn)':>14s}  "
      f"{'phi_eff(J)':>12s}  {'phi_eff(0)/pi':>14s}  {'phi_eff(dyn)/pi':>16s}  "
      f"{'phi_eff(J)/pi':>14s}")
for ki in range(N_modes):
    print(f"    {str(labels[ki]):>8s}  {phi_eff_0[ki]:+12.8f}  "
          f"{phi_eff_dyn[ki]:+14.8f}  {phi_eff_J[ki]:+12.8f}  "
          f"{phi_eff_0[ki]/PI:+14.8f}  {phi_eff_dyn[ki]/PI:+16.8f}  "
          f"{phi_eff_J[ki]/PI:+14.8f}")
print()

# Unitarity check on compound
print("  Unitarity check (compound):")
for label_tag, alpha_arr, beta_arr in [
    ("phi=0", alpha_total_phi0, beta_total_phi0),
    ("phi=dyn", alpha_total_phidyn, beta_total_phidyn),
    ("phi=pi/4", alpha_total_phiJ, beta_total_phiJ)
]:
    u_err = np.abs(alpha_arr)**2 - np.abs(beta_arr)**2 - 1.0  # (local)
    print(f"    {label_tag:>8s}: max |err| = {np.max(np.abs(u_err)):.2e}")
print()

# =============================================================================
# SECTION 9: Enhancement factor with actual phases
# =============================================================================
#
# S68 Landau-Transit workshop enhancement formula:
#   A_s(total) = A_s(bare) * [cosh(2*r_eff) + (sqrt(2)/3)*sinh(2*r_eff)*cos(phi_eff)]
#
# The "effective" r and phi are the appropriate weighted averages
# over the 8 modes. We compute the enhancement for each scenario.
# =============================================================================

print("=" * 78)
print("SECTION 9: Enhancement Factor Analysis")
print("=" * 78)
print()

def enhancement_factor(r, phi):
    """S68 enhancement formula: cosh(2r) + (sqrt(2)/3)*sinh(2r)*cos(phi)."""
    return np.cosh(2*r) + (np.sqrt(2)/3)*np.sinh(2*r)*np.cos(phi)

# For each compound scenario, extract effective r and phi
# r_eff = arcsinh(sqrt(mean(|beta_total|^2))), or branch-weighted
# phi_eff = weighted-mean(arg(beta_total))

# Branch-weighted r_eff and phi_eff
W_B2 = np.sum(mode_weights[0:4])  # (local)
W_B1 = mode_weights[4]  # (local)
W_B3 = np.sum(mode_weights[5:8])  # (local)
W_tot = W_B2 + W_B1 + W_B3  # (local)

def weighted_eff(n_arr, phi_arr):
    """Compute weighted effective r_eff and phi_eff from 8-mode arrays."""
    # Average occupation per branch
    n_B2 = np.mean(n_arr[0:4])  # (local)
    n_B1 = n_arr[4]  # (local)
    n_B3 = np.mean(n_arr[5:8])  # (local)

    n_eff = W_B2*n_B2 + W_B1*n_B1 + W_B3*n_B3  # (local)
    r_eff = np.arcsinh(np.sqrt(n_eff / W_tot))  # (local)

    # Phase: use vector average (preserving phase coherence)
    # phi_eff = arg(sum_k w_k * |beta_k| * exp(i*phi_k))
    # This IS the coherent phase average
    beta_weighted = 0.0 + 0j  # (local)
    for ki_inner in range(N_modes):
        beta_weighted += mode_weights[ki_inner] * np.sqrt(n_arr[ki_inner]) * np.exp(1j*phi_arr[ki_inner])
    phi_eff = np.angle(beta_weighted)  # (local)

    return r_eff, phi_eff

r_eff_0, phi_eff_0_w = weighted_eff(n_total_phi0, phi_eff_0)  # (local)
r_eff_dyn, phi_eff_dyn_w = weighted_eff(n_total_phidyn, phi_eff_dyn)  # (local)
r_eff_J, phi_eff_J_w = weighted_eff(n_total_phiJ, phi_eff_J)  # (local)

print(f"  Effective parameters (branch-weighted):")
print(f"  {'Scenario':>12s}  {'r_eff':>10s}  {'phi_eff':>12s}  {'phi_eff/pi':>12s}  "
      f"{'Enhancement':>14s}  {'OOM':>8s}")
for tag, r_e, phi_e in [
    ("phi=0", r_eff_0, phi_eff_0_w),
    ("phi=dyn", r_eff_dyn, phi_eff_dyn_w),
    ("phi=pi/4", r_eff_J, phi_eff_J_w)
]:
    enh = enhancement_factor(r_e, phi_e)  # (local)
    oom = np.log10(enh) if enh > 0 else float('nan')  # (local)
    print(f"    {tag:>12s}  {r_e:10.6f}  {phi_e:+12.8f}  {phi_e/PI:+12.8f}  "
          f"{enh:14.6f}  {oom:+8.4f}")
print()

# Also compute per-mode enhancement
print("  Per-mode enhancement factors:")
print(f"  {'Mode':>8s}  {'r_bcs':>10s}  {'phi_exit':>12s}  {'Enhancement':>14s}")
for ki in range(N_modes):
    enh_mode = enhancement_factor(r_k_bcs[ki], phi_k_m1[ki])  # (local)
    print(f"    {str(labels[ki]):>8s}  {r_k_bcs[ki]:10.6f}  {phi_k_m1[ki]:+12.8f}  "
          f"{enh_mode:14.6f}")
print()

# =============================================================================
# SECTION 10: Gate verdict
# =============================================================================

print("=" * 78)
print("SECTION 10: Gate Verdict -- S75-C4-PHASES-BD")
print("=" * 78)
print()

# The gate tests whether phi_k (BCS squeeze phases) are near pi/4
# We use the exit ODE phases (Method 1) as the primary result
# These ARE the phases of the Bogoliubov beta_k from the mode equation

phi_gate_lo = phi_josephson - 0.3  # (local) = 0.485
phi_gate_hi = phi_josephson + 0.3  # (local) = 1.085

all_in_window = True  # (local)
any_near_pi4 = False  # (local)
phi_mean = np.mean(phi_k_m1)  # (local)

print(f"  Exit ODE phases (Method 1):")
print(f"  {'Mode':>8s}  {'phi_k':>12s}  {'phi_k/pi':>10s}  {'|phi-pi/4|':>12s}  {'In gate?':>10s}")
for ki in range(N_modes):
    dist = abs(phi_k_m1[ki] - phi_josephson)  # (local)
    in_gate = phi_gate_lo <= phi_k_m1[ki] <= phi_gate_hi  # (local)
    if not in_gate:
        all_in_window = False
    if dist < 0.3:
        any_near_pi4 = True
    print(f"    {str(labels[ki]):>8s}  {phi_k_m1[ki]:+12.8f}  {phi_k_m1[ki]/PI:+10.6f}  "
          f"{dist:12.8f}  {'YES' if in_gate else 'NO':>10s}")

print()
print(f"  Mean phi_k = {phi_mean:+.8f} ({phi_mean/PI:+.6f} pi)")
print(f"  Std  phi_k = {np.std(phi_k_m1):.8f}")
print(f"  |mean - pi/4| = {abs(phi_mean - phi_josephson):.8f}")
print()

# Compound effective phase analysis
print(f"  Compound effective phases:")
print(f"    phi_eff(phi_BCS=0):    {phi_eff_0_w:+.8f}  ({phi_eff_0_w/PI:+.6f} pi)")
print(f"    phi_eff(phi_BCS=dyn):  {phi_eff_dyn_w:+.8f}  ({phi_eff_dyn_w/PI:+.6f} pi)")
print(f"    phi_eff(phi_BCS=pi/4): {phi_eff_J_w:+.8f}  ({phi_eff_J_w/PI:+.6f} pi)")
print()

# Gate decision
if all_in_window:
    gate_verdict = "PASS"
    gate_detail = (f"All phi_k in [{phi_gate_lo:.3f}, {phi_gate_hi:.3f}]. "
                   f"Josephson prediction phi_eff=pi/4 confirmed. "
                   f"Mean phi = {phi_mean:.6f} ({phi_mean/PI:.4f}*pi)")
elif any_near_pi4 and abs(phi_mean - phi_josephson) < 0.5:
    gate_verdict = "INFO"
    gate_detail = (f"phi_k scattered but mean={phi_mean:.6f} ({phi_mean/PI:.4f}*pi) "
                   f"near pi/4. Not all in window [{phi_gate_lo:.3f}, {phi_gate_hi:.3f}].")
else:
    # Check if near pi (sudden quench) or scattered
    near_pi_count = sum(1 for p in phi_k_m1 if abs(abs(p) - PI) < 0.5)  # (local)
    if near_pi_count >= 4:
        gate_verdict = "FAIL"
        gate_detail = (f"{near_pi_count}/8 modes near pi (sudden quench limit). "
                       f"Mean phi = {phi_mean:.6f}. Josephson prediction NOT confirmed.")
    else:
        gate_verdict = "FAIL"
        gate_detail = (f"phi_k highly scattered. Mean={phi_mean:.6f}, std={np.std(phi_k_m1):.6f}. "
                       f"Not consistent with Josephson pi/4 or sudden pi.")

print(f"  Gate S75-C4-PHASES-BD: {gate_verdict}")
print(f"  Detail: {gate_detail}")
print()

# =============================================================================
# SECTION 11: Summary table
# =============================================================================

print("=" * 78)
print("SUMMARY TABLE")
print("=" * 78)
print()
print(f"{'Mode':>8s}  {'r_bcs':>8s}  {'r_exit':>8s}  {'phi_exit':>10s}  "
      f"{'phi/pi':>8s}  {'|phi-pi/4|':>10s}  {'n_total(0)':>12s}  {'n_total(J)':>12s}")
print("-" * 98)
for ki in range(N_modes):
    dist = abs(phi_k_m1[ki] - phi_josephson)  # (local)
    print(f"{str(labels[ki]):>8s}  {r_k_bcs[ki]:8.4f}  {r_k_m1[ki]:8.6f}  "
          f"{phi_k_m1[ki]:+10.6f}  {phi_k_m1[ki]/PI:+8.5f}  {dist:10.6f}  "
          f"{n_total_phi0[ki]:12.2f}  {n_total_phiJ[ki]:12.2f}")
print()

# =============================================================================
# SECTION 12: Save results
# =============================================================================

print("=" * 78)
print("SECTION 12: Saving results")
print("=" * 78)
print()

outfile = os.path.join(SCRIPT_DIR, 's75_phases_bd.npz')  # (local)
np.savez(outfile,
    # Gate metadata
    gate_name='S75-C4-PHASES-BD',
    gate_verdict=gate_verdict,
    gate_detail=gate_detail,

    # Mode labels
    labels=labels,
    N_modes=N_modes,

    # Method 1: ODE results
    alpha_m1_real=alpha_m1.real,
    alpha_m1_imag=alpha_m1.imag,
    beta_m1_real=beta_m1.real,
    beta_m1_imag=beta_m1.imag,
    r_k_m1=r_k_m1,
    phi_k_m1=phi_k_m1,
    unitarity_err_m1=unitarity_err_m1,

    # Method 2: Transfer matrix results
    alpha_m2_real=alpha_m2.real,
    alpha_m2_imag=alpha_m2.imag,
    beta_m2_real=beta_m2.real,
    beta_m2_imag=beta_m2.imag,
    r_k_m2=r_k_m2,
    phi_k_m2=phi_k_m2,
    unitarity_err_m2=unitarity_err_m2,

    # Method 3: Sudden approximation
    r_k_sudden=r_k_sudden,
    phi_k_sudden=phi_k_sudden,

    # BCS squeeze parameters (from prior work)
    r_k_bcs=r_k_bcs,
    omega_k_fold=omega_k_fold,
    mode_weights=mode_weights,

    # Compound Bogoliubov effective phases
    phi_eff_compound_0=phi_eff_0,
    phi_eff_compound_dyn=phi_eff_dyn,
    phi_eff_compound_J=phi_eff_J,
    n_total_phi0=n_total_phi0,
    n_total_phidyn=n_total_phidyn,
    n_total_phiJ=n_total_phiJ,

    # Weighted effective parameters
    r_eff_phi0=r_eff_0,
    phi_eff_weighted_0=phi_eff_0_w,
    r_eff_phidyn=r_eff_dyn,
    phi_eff_weighted_dyn=phi_eff_dyn_w,
    r_eff_phiJ=r_eff_J,
    phi_eff_weighted_J=phi_eff_J_w,

    # Enhancement factors
    enh_phi0=enhancement_factor(r_eff_0, phi_eff_0_w),
    enh_phidyn=enhancement_factor(r_eff_dyn, phi_eff_dyn_w),
    enh_phiJ=enhancement_factor(r_eff_J, phi_eff_J_w),

    # Integration parameters
    TAU_START=TAU_START,
    TAU_END=TAU_END,
    N_TAU=N_TAU,
    N_seg=N_seg,

    # Josephson reference
    phi_josephson=phi_josephson,
)

print(f"  Saved: {outfile}")
print()

# =============================================================================
# SECTION 13: Diagnostic plot
# =============================================================================

fig, axes = plt.subplots(2, 2, figsize=(14, 10))  # (local)

# Panel 1: phi_k vs mode index
ax = axes[0, 0]  # (local)
ax.bar(range(N_modes), phi_k_m1, color='steelblue', alpha=0.8, label='Method 1 (ODE)')
ax.axhline(y=phi_josephson, color='red', linestyle='--', linewidth=2, label=r'$\pi/4$ (Josephson)')
ax.axhspan(phi_gate_lo, phi_gate_hi, color='red', alpha=0.1, label='Gate window')
ax.set_xticks(range(N_modes))
ax.set_xticklabels([str(l) for l in labels], rotation=45)
ax.set_ylabel(r'$\phi_k$ (squeeze phase)')
ax.set_title('Exit ODE Squeeze Phases')
ax.legend(fontsize=8)

# Panel 2: r_k comparison
ax = axes[0, 1]  # (local)
x_pos = np.arange(N_modes)  # (local)
width = 0.35  # (local)
ax.bar(x_pos - width/2, r_k_bcs, width, label='BCS (pairing)', color='coral')
ax.bar(x_pos + width/2, r_k_m1, width, label='Exit ODE', color='steelblue')
ax.set_xticks(x_pos)
ax.set_xticklabels([str(l) for l in labels], rotation=45)
ax.set_ylabel(r'$r_k$ (squeeze magnitude)')
ax.set_title('Squeeze Magnitudes')
ax.legend(fontsize=8)

# Panel 3: Method comparison for phi
ax = axes[1, 0]  # (local)
ax.scatter(range(N_modes), phi_k_m1, s=100, marker='o', label='Method 1 (ODE)', zorder=3)
ax.scatter(range(N_modes), phi_k_m2, s=60, marker='s', label='Method 2 (Transfer)', zorder=2)
ax.axhline(y=phi_josephson, color='red', linestyle='--', linewidth=1.5, label=r'$\pi/4$')
ax.set_xticks(range(N_modes))
ax.set_xticklabels([str(l) for l in labels], rotation=45)
ax.set_ylabel(r'$\phi_k$')
ax.set_title('Method Comparison: Squeeze Phases')
ax.legend(fontsize=8)

# Panel 4: Compound effective phases
ax = axes[1, 1]  # (local)
for ki in range(N_modes):
    ax.plot([0, 1, 2], [phi_eff_0[ki], phi_eff_dyn[ki], phi_eff_J[ki]],
            'o-', alpha=0.6, label=str(labels[ki]) if ki < 3 else None)
ax.axhline(y=phi_josephson, color='red', linestyle='--', linewidth=1.5)
ax.set_xticks([0, 1, 2])
ax.set_xticklabels([r'$\phi_{BCS}=0$', r'$\phi_{BCS}=\mathrm{dyn}$', r'$\phi_{BCS}=\pi/4$'])
ax.set_ylabel(r'$\phi_{\mathrm{eff}}$ (compound)')
ax.set_title('Compound Effective Phases')
ax.legend(fontsize=7, ncol=2)

plt.tight_layout()
plotfile = os.path.join(SCRIPT_DIR, 's75_phases_bd.png')  # (local)
plt.savefig(plotfile, dpi=150)
print(f"  Plot saved: {plotfile}")
plt.close()

t_total = time.time() - t_start  # (local)
print()
print(f"Total runtime: {t_total:.1f}s")
print("=" * 78)
print("PHASES-BD-75 COMPLETE")
print("=" * 78)
